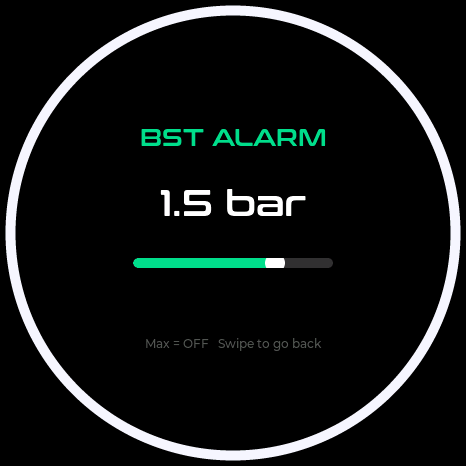
#> input picture docs/images/boost-alarm.png, 466 x 466 px, given in place of status.png, which was not available
$ python assemble.py
#> lines starting #> are read from the running program, lines starting #| are printed output that depends on the picture
"""Convert native LVGL PPM frames and assemble README galleries; requires Pillow."""
from pathlib import Path
import argparse
from PIL import Image, ImageDraw, ImageFont
parser=argparse.ArgumentParser();parser.add_argument('--output',type=Path,default=Path('docs/images'));args=parser.parse_args();out=args.output
for p in out.glob('*.ppm'):Image.open(p).save(p.with_suffix('.png'))
font=ImageFont.load_default(size=18)
def sheet(filename,entries,columns=3):
#> called with filename = 'all-dials.png', columns = 3
    side=330;gap=14;caption=36;rows=(len(entries)+columns-1)//columns
    im=Image.new('RGB',(columns*(side+gap)+gap,rows*(side+caption+gap)+gap),(19,20,22));d=ImageDraw.Draw(im)
    for i,(name,label) in enumerate(entries):
        x=gap+(i%columns)*(side+gap);y=gap+(i//columns)*(side+caption+gap)
        im.paste(Image.open(out/(name+'.png')).resize((side,side),Image.Resampling.LANCZOS),(x,y))
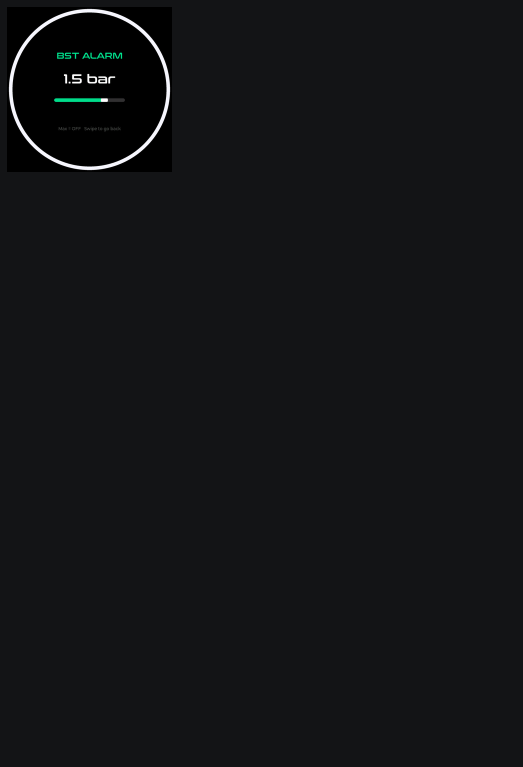
#> im: PIL image 1046x1534 RGB (shown at 1/2 size); mean R, G, B 18.9, 20.1, 21.9
        d.text((x+side/2,y+side+10),label,fill=(235,235,239),font=font,anchor='mt')
#> pass 2 of the loop in sheet, `for i,(name,label) in enumerate(entries):`:
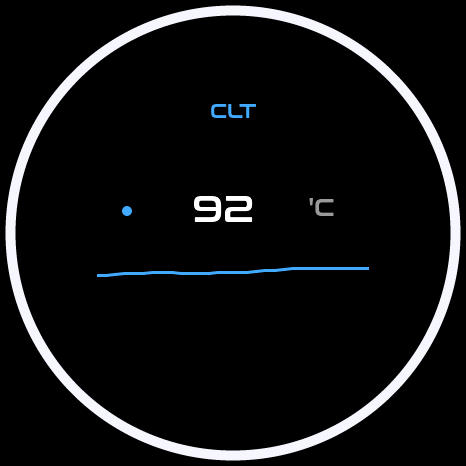
#> input picture docs/images/chart.png, 466 x 466 px, given in place of gear.png, which was not available
#> in sheet, `im.paste(Image.open(out/(name+'.png')).resize((side,side),Image.Resamp..`:
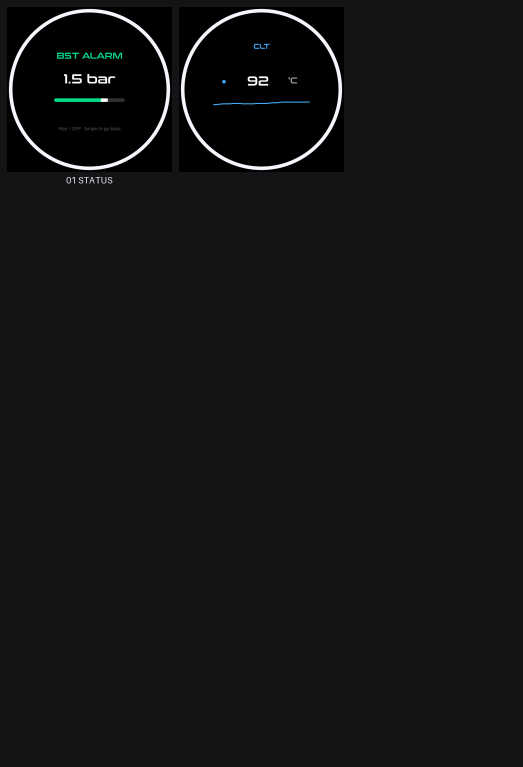
#> im: PIL image 1046x1534 RGB (shown at 1/2 size); mean R, G, B 18.9, 20, 21.7
    im.save(out/filename)
#> (the run stopped early here; a loop or call above may not have finished)
